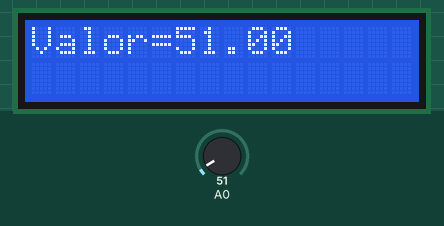
Bench run of a sketch on a simulated Arduino Uno, built with avr-gcc and run on an emulated ATmega328P. Parts: 16×2 character LCD. The test bench sets the inputs (shaded band); at power-on: A0 = 51.

Above: at 5.2 s.
5.3 s: A0 set to 61
At 5.9 s:
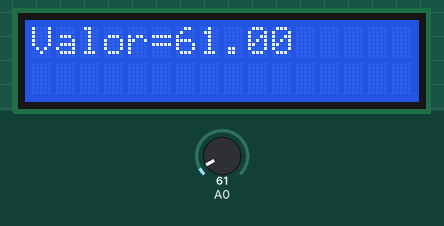
6.9 s: A0 set to 71
At 8.1 s:
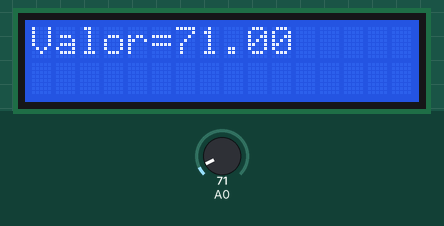
8.4 s: A0 set to 86
At 9.3 s:
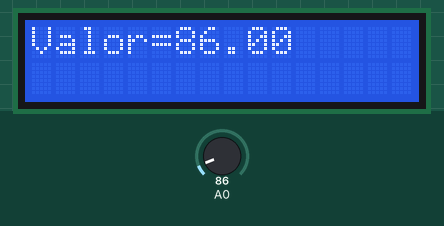
Timing chart, 0 to 11.4 s (numbered marks = the images above; inputs shaded):
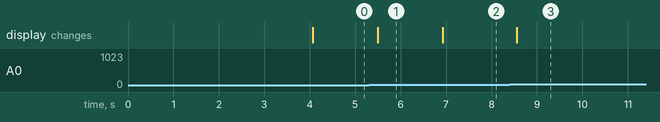

The sketch:

LCD_Analogo.ino
```cpp
#include<LiquidCrystal.h>
float T = 0, valor = 0; // lm35=100, cad=5/1023;
int rs = 8, e = 7, d4 = 6, d5 = 5, d6 = 4, d7 = 3, c = 16, r = 2; // RW conectado a Vss
LiquidCrystal lcd(rs, e, d4, d5, d6, d7); //Declaración de una variable tipo LCD
void setup() {
  // put your setup code here, to run once:
  lcd.begin(c, r); // dimensionando colmunas y filas del LCD
  lcd.print("LCD analogo");
  lcd.setCursor(0, 1);
  lcd.print("con Arduino");
  delay(4000);
  Serial.begin(9600);
}

void loop() {
  // put your main code here, to run repeatedly:
  valor = analogRead(0); // lectura en puerto A0
  lcd.clear();
  lcd.print("Valor=");
  lcd.print(valor);
  delay(200);

}
```

Measured:
- after the input at 5.3 s, the display: changes after 0.20 s (image 1)
- after the input at 6.9 s, the display: changes at once (image 2)
- after the input at 8.4 s, the display: changes after 0.16 s (image 3)
